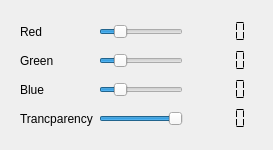
                      <widget class="QWidget" name="widget_7" native="true">
                       <layout class="QGridLayout" name="gridLayout_11">
                        <item row="0" column="0">
                         <widget class="QWidget" name="widget_11" native="true">
                          <layout class="QGridLayout" name="gridLayout_12">
                           <item row="1" column="2">
                            <widget class="QLCDNumber" name="lcdNumber_Green_Scale">
                             <property name="font">
                              <font>
                               <family>MS Shell Dlg 2</family>
                              </font>
                             </property>
                             <property name="frameShape">
                              <enum>QFrame::NoFrame</enum>
                             </property>
                             <property name="frameShadow">
                              <enum>QFrame::Plain</enum>
                             </property>
                             <property name="lineWidth">
                              <number>0</number>
                             </property>
                             <property name="segmentStyle">
                              <enum>QLCDNumber::Flat</enum>
                             </property>
                            </widget>
                           </item>
                           <item row="0" column="1">
                            <widget class="QSlider" name="RedSlider_Scale">
                             <property name="maximum">
                              <number>255</number>
                             </property>
                             <property name="value">
                              <number>50</number>
                             </property>
                             <property name="orientation">
                              <enum>Qt::Horizontal</enum>
                             </property>
                            </widget>
                           </item>
                           <item row="1" column="0">
                            <widget class="QLabel" name="label_20">
                             <property name="text">
                              <string>Green</string>
                             </property>
                            </widget>
                           </item>
                           <item row="2" column="1">
                            <widget class="QSlider" name="BlueSlider_Scale">
                             <property name="maximum">
                              <number>255</number>
                             </property>
                             <property name="value">
                              <number>50</number>
                             </property>
                             <property name="orientation">
                              <enum>Qt::Horizontal</enum>
                             </property>
                            </widget>
                           </item>
                           <item row="2" column="2">
                            <widget class="QLCDNumber" name="lcdNumber_Blue_Scale">
                             <property name="font">
                              <font>
                               <family>MS Shell Dlg 2</family>
                              </font>
                             </property>
                             <property name="frameShape">
                              <enum>QFrame::NoFrame</enum>
                             </property>
                             <property name="frameShadow">
                              <enum>QFrame::Plain</enum>
                             </property>
                             <property name="lineWidth">
                              <number>0</number>
                             </property>
                             <property name="segmentStyle">
                              <enum>QLCDNumber::Flat</enum>
                             </property>
                            </widget>
                           </item>
                           <item row="3" column="1">
                            <widget class="QSlider" name="TrancSlider_Scale">
                             <property name="maximum">
                              <number>255</number>
                             </property>
                             <property name="value">
                              <number>255</number>
                             </property>
                             <property name="orientation">
                              <enum>Qt::Horizontal</enum>
                             </property>
                            </widget>
                           </item>
                           <item row="1" column="1">
                            <widget class="QSlider" name="GreenSlider_Scale">
                             <property name="maximum">
                              <number>255</number>
                             </property>
                             <property name="value">
                              <number>50</number>
                             </property>
                             <property name="orientation">
                              <enum>Qt::Horizontal</enum>
                             </property>
                            </widget>
                           </item>
                           <item row="3" column="2">
                            <widget class="QLCDNumber" name="lcdNumber_Trancparency_Scale">
                             <property name="font">
                              <font>
                               <family>MS Shell Dlg 2</family>
                              </font>
                             </property>
                             <property name="frameShape">
                              <enum>QFrame::NoFrame</enum>
                             </property>
                             <property name="frameShadow">
                              <enum>QFrame::Plain</enum>
                             </property>
                             <property name="lineWidth">
                              <number>0</number>
                             </property>
                             <property name="segmentStyle">
                              <enum>QLCDNumber::Flat</enum>
                             </property>
                            </widget>
                           </item>
                           <item row="3" column="0">
                            <widget class="QLabel" name="label_21">
                             <property name="text">
                              <string>Trancparency</string>
                             </property>
                            </widget>
                           </item>
                           <item row="0" column="0">
                            <widget class="QLabel" name="label_23">
                             <property name="text">
                              <string>Red</string>
                             </property>
                            </widget>
                           </item>
                           <item row="2" column="0">
                            <widget class="QLabel" name="label_22">
                             <property name="text">
                              <string>Blue</string>
                             </property>
                            </widget>
                           </item>
                           <item row="0" column="2">
                            <widget class="QLCDNumber" name="lcdNumber_Red_Scale">
                             <property name="font">
                              <font>
                               <family>MS Shell Dlg 2</family>
                              </font>
                             </property>
                             <property name="frameShape">
                              <enum>QFrame::NoFrame</enum>
                             </property>
                             <property name="frameShadow">
                              <enum>QFrame::Plain</enum>
                             </property>
                             <property name="lineWidth">
                              <number>0</number>
                             </property>
                             <property name="segmentStyle">
                              <enum>QLCDNumber::Flat</enum>
                             </property>
                            </widget>
                           </item>
                          </layout>
                         </widget>
                        </item>
                       </layout>
                      </widget>
